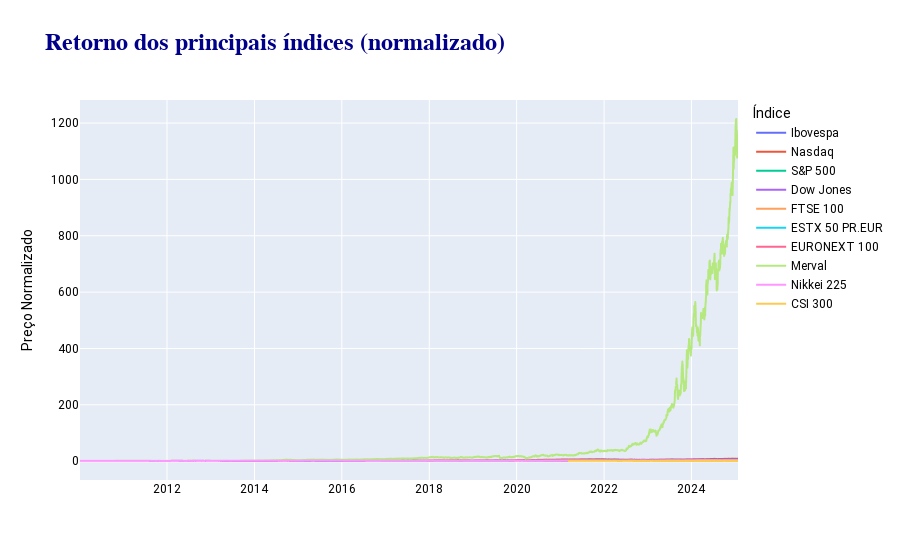

Here is the notebook cell this chart was saved with:
### Code cell
title = '<b>Retorno dos principais índices (normalizado)</b>'
ytitle = 'Preço Normalizado'

pp(prices_df, x='Date', y='Normalizado', color='Índice', title=title, ytitle=ytitle)

### Figure 1 — Plotly figure (JSON) as saved in the notebook; plotly's stock layout.template omitted (floating-point values rounded to 4 significant figures; data arrays with more than 128 entries replaced by an {"elided": "..."} marker saying what was removed)
{"data": [{"hovertemplate": "Índice=Ibovespa<br>Date=%{x}<br>Normalizado=%{y}<extra></extra>", "legendgroup": "Ibovespa", "line": {"color": "#636efa", "dash": "solid"}, "marker": {"symbol": "circle"}, "mode": "lines", "name": "Ibovespa", "showlegend": true, "type": "scattergl", "x": {"elided": "3732 str values"}, "xaxis": "x", "y": {"elided": "3732 float values"}, "yaxis": "y"}, {"hovertemplate": "Índice=Nasdaq<br>Date=%{x}<br>Normalizado=%{y}<extra></extra>", "legendgroup": "Nasdaq", "line": {"color": "#EF553B", "dash": "solid"}, "marker": {"symbol": "circle"}, "mode": "lines", "name": "Nasdaq", "showlegend": true, "type": "scattergl", "x": {"elided": "3789 str values"}, "xaxis": "x", "y": {"elided": "3789 float values"}, "yaxis": "y"}, {"hovertemplate": "Índice=S&P 500<br>Date=%{x}<br>Normalizado=%{y}<extra></extra>", "legendgroup": "S&P 500", "line": {"color": "#00cc96", "dash": "solid"}, "marker": {"symbol": "circle"}, "mode": "lines", "name": "S&P 500", "showlegend": true, "type": "scattergl", "x": {"elided": "3789 str values"}, "xaxis": "x", "y": {"elided": "3789 float values"}, "yaxis": "y"}, {"hovertemplate": "Índice=Dow Jones<br>Date=%{x}<br>Normalizado=%{y}<extra></extra>", "legendgroup": "Dow Jones", "line": {"color": "#ab63fa", "dash": "solid"}, "marker": {"symbol": "circle"}, "mode": "lines", "name": "Dow Jones", "showlegend": true, "type": "scattergl", "x": {"elided": "3789 str values"}, "xaxis": "x", "y": {"elided": "3789 float values"}, "yaxis": "y"}, {"hovertemplate": "Índice=FTSE 100<br>Date=%{x}<br>Normalizado=%{y}<extra></extra>", "legendgroup": "FTSE 100", "line": {"color": "#FFA15A", "dash": "solid"}, "marker": {"symbol": "circle"}, "mode": "lines", "name": "FTSE 100", "showlegend": true, "type": "scattergl", "x": {"elided": "3803 str values"}, "xaxis": "x", "y": {"elided": "3803 float values"}, "yaxis": "y"}, {"hovertemplate": "Índice=ESTX 50 PR.EUR<br>Date=%{x}<br>Normalizado=%{y}<extra></extra>", "legendgroup": "ESTX 50 PR.EUR", "line": {"color": "#19d3f3", "dash": "solid"}, "marker": {"symbol": "circle"}, "mode": "lines", "name": "ESTX 50 PR.EUR", "showlegend": true, "type": "scattergl", "x": {"elided": "3779 str values"}, "xaxis": "x", "y": {"elided": "3779 float values"}, "yaxis": "y"}, {"hovertemplate": "Índice=EURONEXT 100<br>Date=%{x}<br>Normalizado=%{y}<extra></extra>", "legendgroup": "EURONEXT 100", "line": {"color": "#FF6692", "dash": "solid"}, "marker": {"symbol": "circle"}, "mode": "lines", "name": "EURONEXT 100", "showlegend": true, "type": "scattergl", "x": {"elided": "3853 str values"}, "xaxis": "x", "y": {"elided": "3853 float values"}, "yaxis": "y"}, {"hovertemplate": "Índice=Merval<br>Date=%{x}<br>Normalizado=%{y}<extra></extra>", "legendgroup": "Merval", "line": {"color": "#B6E880", "dash": "solid"}, "marker": {"symbol": "circle"}, "mode": "lines", "name": "Merval", "showlegend": true, "type": "scattergl", "x": {"elided": "3658 str values"}, "xaxis": "x", "y": {"elided": "3658 float values"}, "yaxis": "y"}, {"hovertemplate": "Índice=Nikkei 225<br>Date=%{x}<br>Normalizado=%{y}<extra></extra>", "legendgroup": "Nikkei 225", "line": {"color": "#FF97FF", "dash": "solid"}, "marker": {"symbol": "circle"}, "mode": "lines", "name": "Nikkei 225", "showlegend": true, "type": "scattergl", "x": {"elided": "3684 str values"}, "xaxis": "x", "y": {"elided": "3684 float values"}, "yaxis": "y"}, {"hovertemplate": "Índice=CSI 300<br>Date=%{x}<br>Normalizado=%{y}<extra></extra>", "legendgroup": "CSI 300", "line": {"color": "#FECB52", "dash": "solid"}, "marker": {"symbol": "circle"}, "mode": "lines", "name": "CSI 300", "showlegend": true, "type": "scattergl", "x": {"elided": "943 str values"}, "xaxis": "x", "y": {"elided": "943 float values"}, "yaxis": "y"}], "layout": {"font": {"color": "black", "family": "Roboto"}, "legend": {"title": {"text": "Índice"}, "tracegroupgap": 0}, "title": {"font": {"color": "darkblue", "family": "Montserrat", "size": 24}, "text": "<b>Retorno dos principais índices (normalizado)</b>"}, "xaxis": {"anchor": "y", "domain": [0, 1], "title": {}}, "yaxis": {"anchor": "x", "domain": [0, 1], "title": {"text": "Preço Normalizado"}}}}
